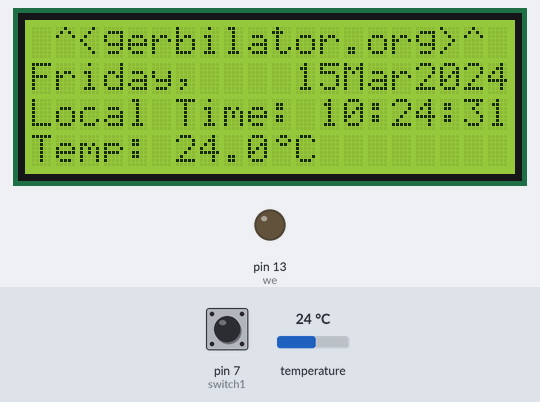
A sketch run on a simulated Arduino Uno, built with avr-gcc and run on an emulated ATmega328P. Parts: 20×4 character LCD, output pins drawn as LEDs (lit = HIGH). The test bench sets the inputs (shaded band); at power-on: temperature 24 °C, pin 7 (switch1) LOW. The local clock reads 2024-03-15 10:24:30 at power-on unless the sketch sets it; what the sketch prints to the serial monitor is not drawn.

Above: at 1.9 s.
2.0 s: temperature set to 12 °C
At 3.3 s:
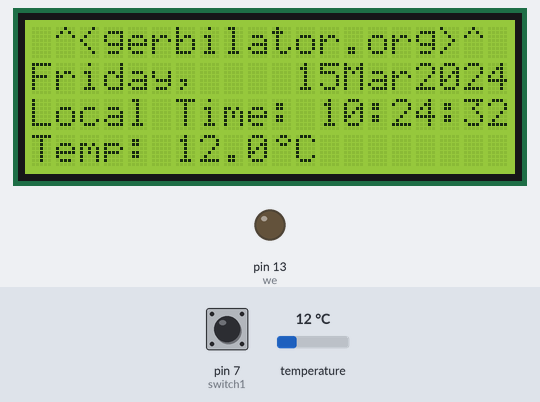
5.0 s: pin 7 (switch1) pulled HIGH for 0.75 s
At 5.8 s:
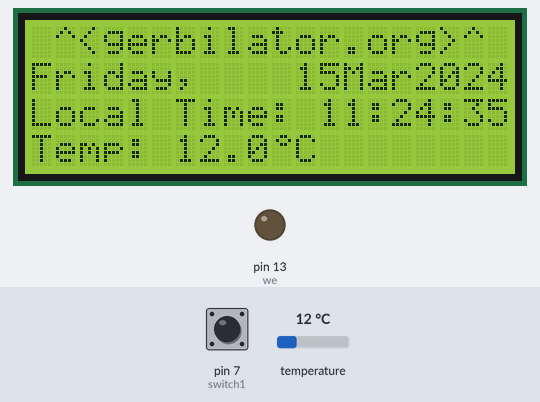
7.4 s: temperature set to 28 °C
At 8.9 s:
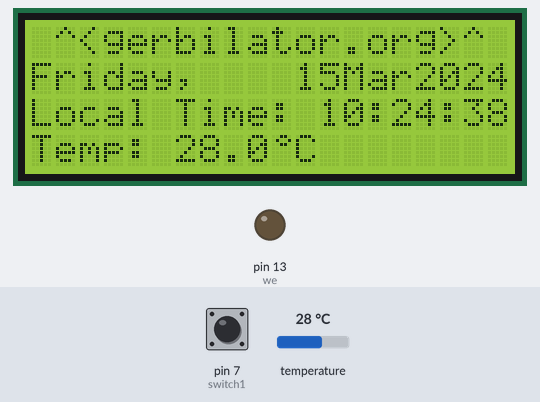
9.8 s: pin 7 (switch1) pulled HIGH for 1 s
At 11.1 s:
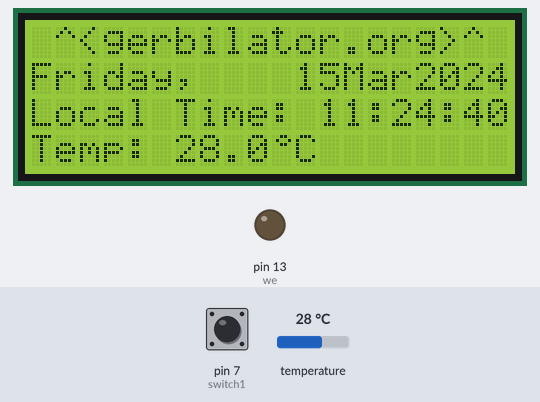
12.8 s: temperature set to 33 °C
At 13.6 s:
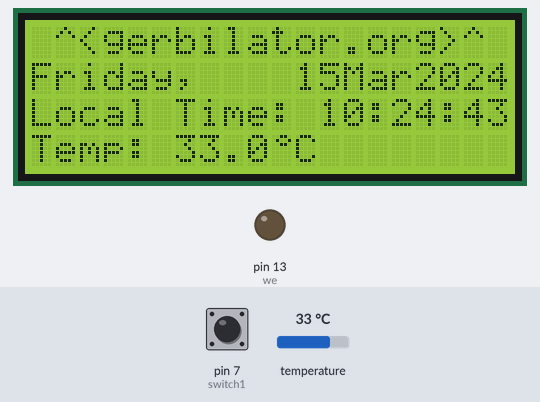
15.8 s: temperature set to 7 °C
At 16.9 s:
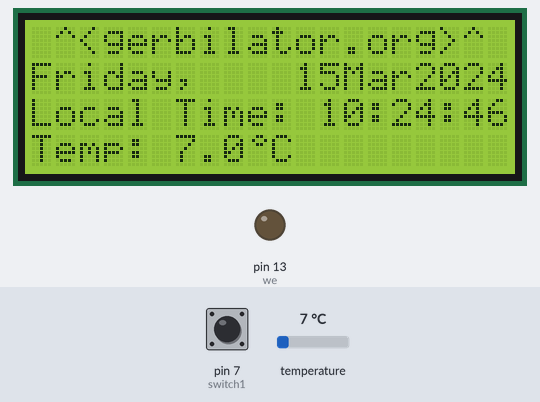
Timing chart, 0 to 18.8 s (numbered marks = the images above; inputs shaded):
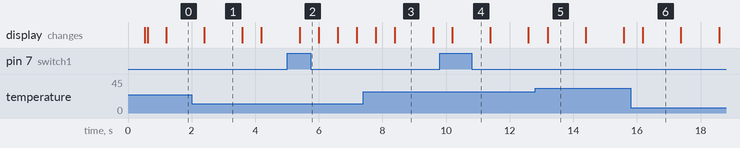

Measured:
- what the display in image 5 shows lasts 1.2 s, from 13.2 s to 14.4 s

The sketch:

newgerbclock9.ino
```cpp
//
// newgerbclock9.ino
//
// MyTemperatureClockCalendar machine
// by David Thomas (gerbilator.org)
// this sketch runs on any Arduino NG/clone or later..
// and uses the DS1307 RTC chip and the DS18B20 temp sensor.
// the code is based on the DS1307 demo by Jon McPhalen (www.jonmcphalen.com)
// who based his code on work by others -- 29 DEC 2007
// -- 08 APR 2009 - mods by dt - gerbilator.org
// --- change to std LiquidCrystal lib dt ..
// --- add DS1820 stuff dt..
// --- and you can use both 1Wire (tm) and I2C devices at the same time!!!
// --- more todo's added .. 21JAN2014 dt
// SDA pin is Analog4
// SCL pin is Analog5
//
// changed to suit newer IDE (1.0.5) and rewrite of lib calls..dt 25MAY2014
// (only wanted to change the time!! :-])
// new display module: WINSTAR WH2004A doesn't display degrees symbol
// find char chart...done..
//
// added switch from +5 to pin D7, to signal DST.. dt 16oct2014
// clean up comments.. dt 02oct2016
// DST change still not working properly.. dt 03DEC2018

// kill dst if statement; not working correctly; and delay loop.. dt 23MAY2018
// fix up degrees display (do special char).. dt 24MAY2018
// fix dst if statement move to loop display of time.. dt 27OCT2018
// change hours display routine to print2Hex() with revised if statement and
// change degree symbol (experimental).. dt 28OCT2018
// recompile with later lib versions.. dt 07APR2019
// fix print2Hex, printDec2 functions.. dt 08DEC2019
// disable dst switch..still not right.. dt 09DEC2019
// this rev of 5 is to keep unit working, RTCLib has issues with DayofWeek.. dt 29APR2021
// this change to fix day of week sunday error.. dt 30MAY2021
// redo RTCLib to allow DST change, if possible.. dt 16DEC2021
// change time display to use RTClib formatting.. dt 17DEC2021
// this is the cleaned up working version of GerbClock.. dt 21DEC2021

#include <RTClib.h>
#include <LiquidCrystal.h>
#include <OneWire.h>
#include <Wire.h>

RTC_DS1307 rtc;

char daysOfTheWeek[][10] = {"Sunday", "Monday", "Tuesday", "Wednesday", "Thursday", "Friday", "Saturday"};

#define switch1     7                         // for dst change..

#define CONVERT     0x44
#define READSCRATCH 0xBE
#define SKIP_ROM    0xCC
#define MATCH_ROM   0x55

// setup the lines to control an LCD.

LiquidCrystal clcd(12, 11, 10, 5, 4, 3, 2);
// rs, rw, enable, d4, d5, d6, d7
byte degree[8] = {
  B00110,
  B01001,
  B00110,
  B00000,
  B00000,
  B00000,
  B00000,
};

OneWire  ds(8);  // The DS18B20 is connected to pin 8

void setup() {
  Serial.begin(57600);

  if (! rtc.begin()) {
    Serial.println("Couldn't find RTC");
    Serial.flush();
    while (1) delay(10);
  }

  if (! rtc.isrunning()) {
    Serial.println("RTC is NOT running, let's set the time!");
    // When time needs to be set on a new device, or after a power loss, the
    // following line sets the RTC to the date & time this sketch was compiled
    rtc.adjust(DateTime(F(__DATE__), F(__TIME__)));
    }

  clcd.createChar(0, degree);
  pinMode(13, OUTPUT);  		// we'll use the debug LED to output a heartbeat
  pinMode(switch1, INPUT);    	// this is for our switch for Daylight Saving Time, High (+5) via 10k for DST
  Wire.begin();

}

void loop()
 {
  byte i;
  byte present = 0;
  byte data[12];
  byte addr[8];
  char buff[15];

  int HighByte, LowByte, TReading, SignBit, Tc_100, Whole, Fract;

  if ( !ds.search(addr))   // Search for 1-wire device
    {
      ds.reset_search();
    }

  if ( OneWire::crc8( addr, 7) != addr[7])   // Check CRC is valid
    {
        Serial.print("CRC is not valid!\n");
    }

  if ( addr[0] != 0x28) {                    // Make sure it is a DS18B20 device
      Serial.print("Device is not a DS18B20 family device.\n");
     }

  ds.reset();                               // Reset device
  ds.select(addr);                          // Select device
  ds.write(CONVERT,1);                      // Issue Convert command


  delay(500);                              //  750ms is enough..

  present = ds.reset();                    // Reset device
  ds.select(addr);                         // Select device
  ds.write(READSCRATCH);                   // Read Scratchpad


  for ( i = 0; i < 9; i++) {               // we need 9 bytes
    data[i] = ds.read();
    Serial.print(data[i], HEX);
    Serial.print(" ");
    }

  if(OneWire::crc8( data, 8) == data[8])  // Check CRC is valid
    {
     // CRC is ok
     // for 18B20...
     LowByte = data[0];
     HighByte = data[1];
     TReading = (HighByte << 8) + LowByte;
     SignBit = TReading & 0x8000;  // test most sig bit
  if (SignBit) // negative
  {
    TReading = (TReading ^ 0xffff) + 1; // 2's comp
  }
  Tc_100 = (6 * TReading) + TReading / 4;    // multiply by (100 * 0.0625) or 6.25
  Whole = Tc_100 / 100;  // separate off the whole and fractional portions
  Fract = Tc_100 % 100;
    }

  if (SignBit) // If it's negative
  {
     Serial.print("-");
  }
  Serial.print(Whole);
  Serial.print(".");
  if (Fract < 10)
  {
     Serial.print("0");
  }
  Serial.print(Fract);
  Serial.print("\n");

   DateTime now = rtc.now();
   char ThisMonth[] = "MMM";
   // to show abbreviated month name dt..
   char ThisTime[] = "hh:mm:ss";
   // to show colon separated time string..
  //  delay(3000);
  // now, write to the display...
  clcd.begin(20, 4);
  clcd.clear();
  // clcd.home(); // top left..
  clcd.print(" ^<gerbilator.org>^");  // the gerb brand!!
  clcd.setCursor(0,1);  // line 2
  clcd.print(daysOfTheWeek[now.dayOfTheWeek()]);
  clcd.print(",");
  clcd.setCursor(11,1);
  clcd.print(now.day(), DEC);
  clcd.print("");
  clcd.print(now.toString(ThisMonth));
  clcd.print("");
  clcd.print(now.year(), DEC);
  clcd.setCursor(0,2);  // Move cursor to third line, position 0
  clcd.print("Local Time: ");

  if (digitalRead(switch1) == HIGH)
	  {
		// for DST, calculate a date which is 0 days, 1 hours, 0 minutes, and 0 seconds into the future
		DateTime future (now + TimeSpan(0,1,0,0));
		clcd.print(future.toString(ThisTime));
		// you could make 'days to Xmas', your anniversary etc with this function.. dt.
	  }
	else
    clcd.print(now.toString(ThisTime));
    clcd.setCursor(0,3);
    clcd.print("Temp: ");

    clcd.print(Whole); // from the DS18B20 convert routine..
    clcd.print(".");
    clcd.print(Fract);
  // Winstar charcode ROM doesn't support degree symbol..so we do a special char of our own!
    clcd.write(byte(0));
    clcd.print("C");
}

// that's it!!
```
